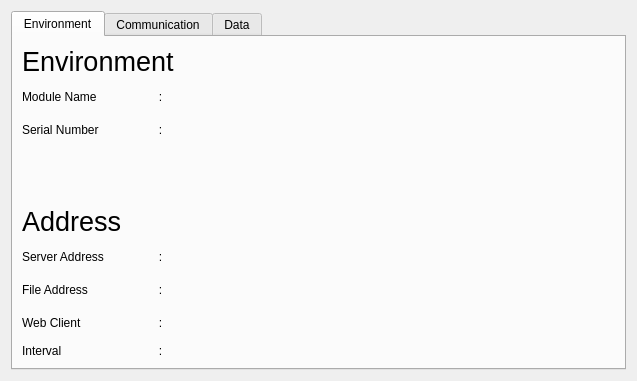
<?xml version="1.0" encoding="UTF-8"?>
<ui version="4.0">
 <class>Form_Module</class>
 <widget class="QDialog" name="Form_Module">
  <property name="geometry">
   <rect>
    <x>0</x>
    <y>0</y>
    <width>637</width>
    <height>381</height>
   </rect>
  </property>
  <property name="windowTitle">
   <string>Dialog</string>
  </property>
  <layout class="QGridLayout" name="gridLayout">
   <item row="0" column="0">
    <widget class="QTabWidget" name="tabWidget">
     <property name="currentIndex">
      <number>0</number>
     </property>
     <widget class="QWidget" name="tab_env">
      <attribute name="title">
       <string>Environment</string>
      </attribute>
      <layout class="QGridLayout" name="gridLayout_2">
       <item row="0" column="0">
        <layout class="QVBoxLayout" name="verticalLayout">
         <item>
          <widget class="QLabel" name="lbl_title_env">
           <property name="font">
            <font>
             <pointsize>20</pointsize>
            </font>
           </property>
           <property name="text">
            <string>Environment</string>
           </property>
          </widget>
         </item>
         <item>
          <layout class="QGridLayout" name="gridLayout_11">
           <item row="0" column="0">
            <widget class="QLabel" name="lbl_module_name">
             <property name="minimumSize">
              <size>
               <width>130</width>
               <height>17</height>
              </size>
             </property>
             <property name="maximumSize">
              <size>
               <width>130</width>
               <height>17</height>
              </size>
             </property>
             <property name="text">
              <string>Module Name</string>
             </property>
            </widget>
           </item>
           <item row="0" column="1">
            <widget class="QLabel" name="lbl_sc_module_name">
             <property name="minimumSize">
              <size>
               <width>5</width>
               <height>17</height>
              </size>
             </property>
             <property name="maximumSize">
              <size>
               <width>5</width>
               <height>17</height>
              </size>
             </property>
             <property name="text">
              <string>:</string>
             </property>
             <property name="alignment">
              <set>Qt::AlignCenter</set>
             </property>
            </widget>
           </item>
           <item row="0" column="2">
            <widget class="QLabel" name="le_module_name">
             <property name="minimumSize">
              <size>
               <width>141</width>
               <height>27</height>
              </size>
             </property>
             <property name="text">
              <string/>
             </property>
            </widget>
           </item>
           <item row="1" column="0">
            <widget class="QLabel" name="lbl_serial_number">
             <property name="minimumSize">
              <size>
               <width>130</width>
               <height>17</height>
              </size>
             </property>
             <property name="maximumSize">
              <size>
               <width>130</width>
               <height>17</height>
              </size>
             </property>
             <property name="text">
              <string>Serial Number</string>
             </property>
            </widget>
           </item>
           <item row="1" column="1">
            <widget class="QLabel" name="lbl_sc_serial_number">
             <property name="minimumSize">
              <size>
               <width>5</width>
               <height>17</height>
              </size>
             </property>
             <property name="maximumSize">
              <size>
               <width>5</width>
               <height>17</height>
              </size>
             </property>
             <property name="text">
              <string>:</string>
             </property>
             <property name="alignment">
              <set>Qt::AlignCenter</set>
             </property>
            </widget>
           </item>
           <item row="1" column="2">
            <widget class="QLabel" name="le_serial_number">
             <property name="minimumSize">
              <size>
               <width>141</width>
               <height>27</height>
              </size>
             </property>
             <property name="text">
              <string/>
             </property>
            </widget>
           </item>
          </layout>
         </item>
         <item>
          <spacer name="verticalSpacer_environment">
           <property name="orientation">
            <enum>Qt::Vertical</enum>
           </property>
           <property name="sizeHint" stdset="0">
            <size>
             <width>20</width>
             <height>40</height>
            </size>
           </property>
          </spacer>
         </item>
         <item>
          <widget class="QLabel" name="lbl_title_env_addr">
           <property name="font">
            <font>
             <pointsize>20</pointsize>
            </font>
           </property>
           <property name="text">
            <string>Address</string>
           </property>
          </widget>
         </item>
         <item>
          <layout class="QGridLayout" name="gridLayout_12">
           <item row="1" column="0">
            <widget class="QLabel" name="lbl_file_address">
             <property name="minimumSize">
              <size>
               <width>130</width>
               <height>17</height>
              </size>
             </property>
             <property name="maximumSize">
              <size>
               <width>130</width>
               <height>17</height>
              </size>
             </property>
             <property name="text">
              <string>File Address</string>
             </property>
            </widget>
           </item>
           <item row="1" column="1">
            <widget class="QLabel" name="lbl_sc_file_address">
             <property name="minimumSize">
              <size>
               <width>5</width>
               <height>17</height>
              </size>
             </property>
             <property name="maximumSize">
              <size>
               <width>5</width>
               <height>17</height>
              </size>
             </property>
             <property name="text">
              <string>:</string>
             </property>
             <property name="alignment">
              <set>Qt::AlignCenter</set>
             </property>
            </widget>
           </item>
           <item row="1" column="2">
            <widget class="QLabel" name="le_file_address">
             <property name="minimumSize">
              <size>
               <width>141</width>
               <height>27</height>
              </size>
             </property>
             <property name="text">
              <string/>
             </property>
            </widget>
           </item>
           <item row="0" column="1">
            <widget class="QLabel" name="lbl_sc_server_address">
             <property name="minimumSize">
              <size>
               <width>5</width>
               <height>17</height>
              </size>
             </property>
             <property name="maximumSize">
              <size>
               <width>5</width>
               <height>17</height>
              </size>
             </property>
             <property name="text">
              <string>:</string>
             </property>
             <property name="alignment">
              <set>Qt::AlignCenter</set>
             </property>
            </widget>
           </item>
           <item row="0" column="0">
            <widget class="QLabel" name="lbl_server_address">
             <property name="minimumSize">
              <size>
               <width>130</width>
               <height>17</height>
              </size>
             </property>
             <property name="maximumSize">
              <size>
               <width>130</width>
               <height>17</height>
              </size>
             </property>
             <property name="text">
              <string>Server Address</string>
             </property>
            </widget>
           </item>
           <item row="0" column="2">
            <widget class="QLabel" name="le_server_address">
             <property name="minimumSize">
              <size>
               <width>141</width>
               <height>27</height>
              </size>
             </property>
             <property name="text">
              <string/>
             </property>
            </widget>
           </item>
           <item row="2" column="0">
            <widget class="QLabel" name="lbl_web_client">
             <property name="minimumSize">
              <size>
               <width>130</width>
               <height>17</height>
              </size>
             </property>
             <property name="maximumSize">
              <size>
               <width>130</width>
               <height>17</height>
              </size>
             </property>
             <property name="text">
              <string>Web Client</string>
             </property>
            </widget>
           </item>
           <item row="2" column="1">
            <widget class="QLabel" name="lbl_sc_web_client">
             <property name="minimumSize">
              <size>
               <width>5</width>
               <height>17</height>
              </size>
             </property>
             <property name="maximumSize">
              <size>
               <width>5</width>
               <height>17</height>
              </size>
             </property>
             <property name="text">
              <string>:</string>
             </property>
             <property name="alignment">
              <set>Qt::AlignCenter</set>
             </property>
            </widget>
           </item>
           <item row="2" column="2">
            <widget class="QLabel" name="le_web_client">
             <property name="minimumSize">
              <size>
               <width>141</width>
               <height>27</height>
              </size>
             </property>
             <property name="text">
              <string/>
             </property>
            </widget>
           </item>
           <item row="3" column="0">
            <widget class="QLabel" name="lbl_interval">
             <property name="text">
              <string>Interval</string>
             </property>
            </widget>
           </item>
           <item row="3" column="2">
            <widget class="QLabel" name="le_interval">
             <property name="text">
              <string/>
             </property>
            </widget>
           </item>
           <item row="3" column="1">
            <widget class="QLabel" name="lbl_sc_interval">
             <property name="minimumSize">
              <size>
               <width>5</width>
               <height>17</height>
              </size>
             </property>
             <property name="maximumSize">
              <size>
               <width>5</width>
               <height>17</height>
              </size>
             </property>
             <property name="text">
              <string>:</string>
             </property>
             <property name="alignment">
              <set>Qt::AlignCenter</set>
             </property>
            </widget>
           </item>
          </layout>
         </item>
        </layout>
       </item>
      </layout>
     </widget>
     <widget class="QWidget" name="tab_gsm">
      <attribute name="title">
       <string>Communication</string>
      </attribute>
      <layout class="QGridLayout" name="gridLayout_3">
       <item row="0" column="0">
        <layout class="QHBoxLayout" name="horizontalLayout">
         <item>
          <layout class="QGridLayout" name="gridLayout_7">
           <item row="0" column="0">
            <widget class="QLabel" name="lbl_title_gsm_1">
             <property name="text">
              <string>&lt;html&gt;&lt;head/&gt;&lt;body&gt;&lt;p&gt;&lt;span style=&quot; font-size:18pt;&quot;&gt;GSM 1&lt;/span&gt;&lt;/p&gt;&lt;/body&gt;&lt;/html&gt;</string>
             </property>
            </widget>
           </item>
           <item row="1" column="0">
            <layout class="QGridLayout" name="gridLayout_6">
             <property name="topMargin">
              <number>10</number>
             </property>
             <item row="0" column="0">
              <widget class="QLabel" name="lbl_status_1">
               <property name="minimumSize">
                <size>
                 <width>130</width>
                 <height>17</height>
                </size>
               </property>
               <property name="maximumSize">
                <size>
                 <width>130</width>
                 <height>17</height>
                </size>
               </property>
               <property name="text">
                <string>Status</string>
               </property>
              </widget>
             </item>
             <item row="2" column="0">
              <widget class="QLabel" name="lbl_device_name_1">
               <property name="minimumSize">
                <size>
                 <width>130</width>
                 <height>17</height>
                </size>
               </property>
               <property name="maximumSize">
                <size>
                 <width>130</width>
                 <height>17</height>
                </size>
               </property>
               <property name="text">
                <string>Device Name</string>
               </property>
              </widget>
             </item>
             <item row="0" column="1">
              <widget class="QLabel" name="lbl_sc_status_1">
               <property name="minimumSize">
                <size>
                 <width>5</width>
                 <height>17</height>
                </size>
               </property>
               <property name="maximumSize">
                <size>
                 <width>5</width>
                 <height>17</height>
                </size>
               </property>
               <property name="text">
                <string>:</string>
               </property>
              </widget>
             </item>
             <item row="6" column="1">
              <widget class="QLabel" name="lbl_sc_username_1">
               <property name="minimumSize">
                <size>
                 <width>5</width>
                 <height>17</height>
                </size>
               </property>
               <property name="maximumSize">
                <size>
                 <width>5</width>
                 <height>17</height>
                </size>
               </property>
               <property name="text">
                <string>:</string>
               </property>
              </widget>
             </item>
             <item row="4" column="1">
              <widget class="QLabel" name="lbl_sc_number_1">
               <property name="minimumSize">
                <size>
                 <width>5</width>
                 <height>17</height>
                </size>
               </property>
               <property name="maximumSize">
                <size>
                 <width>5</width>
                 <height>17</height>
                </size>
               </property>
               <property name="text">
                <string>:</string>
               </property>
              </widget>
             </item>
             <item row="2" column="1">
              <widget class="QLabel" name="lbl_sc_device_name_1">
               <property name="minimumSize">
                <size>
                 <width>5</width>
                 <height>17</height>
                </size>
               </property>
               <property name="maximumSize">
                <size>
                 <width>5</width>
                 <height>17</height>
                </size>
               </property>
               <property name="text">
                <string>:</string>
               </property>
              </widget>
             </item>
             <item row="1" column="0">
              <widget class="QLabel" name="lbl_operator_1">
               <property name="minimumSize">
                <size>
                 <width>130</width>
                 <height>17</height>
                </size>
               </property>
               <property name="maximumSize">
                <size>
                 <width>130</width>
                 <height>17</height>
                </size>
               </property>
               <property name="text">
                <string>Operator</string>
               </property>
              </widget>
             </item>
             <item row="5" column="2">
              <widget class="QLabel" name="le_apn_1">
               <property name="minimumSize">
                <size>
                 <width>141</width>
                 <height>27</height>
                </size>
               </property>
              </widget>
             </item>
             <item row="1" column="2">
              <widget class="QLabel" name="le_operator_1">
               <property name="minimumSize">
                <size>
                 <width>141</width>
                 <height>27</height>
                </size>
               </property>
              </widget>
             </item>
             <item row="0" column="2">
              <widget class="QLabel" name="le_status_1">
               <property name="minimumSize">
                <size>
                 <width>141</width>
                 <height>27</height>
                </size>
               </property>
              </widget>
             </item>
             <item row="4" column="0">
              <widget class="QLabel" name="lbl_number_1">
               <property name="minimumSize">
                <size>
                 <width>130</width>
                 <height>17</height>
                </size>
               </property>
               <property name="maximumSize">
                <size>
                 <width>130</width>
                 <height>17</height>
                </size>
               </property>
               <property name="text">
                <string>Number</string>
               </property>
              </widget>
             </item>
             <item row="6" column="0">
              <widget class="QLabel" name="lbl_username_1">
               <property name="minimumSize">
                <size>
                 <width>130</width>
                 <height>17</height>
                </size>
               </property>
               <property name="maximumSize">
                <size>
                 <width>130</width>
                 <height>17</height>
                </size>
               </property>
               <property name="text">
                <string>User name</string>
               </property>
              </widget>
             </item>
             <item row="3" column="2">
              <widget class="QLabel" name="le_communication_1">
               <property name="minimumSize">
                <size>
                 <width>141</width>
                 <height>27</height>
                </size>
               </property>
              </widget>
             </item>
             <item row="6" column="2">
              <widget class="QLabel" name="le_username_1">
               <property name="enabled">
                <bool>true</bool>
               </property>
               <property name="minimumSize">
                <size>
                 <width>141</width>
                 <height>27</height>
                </size>
               </property>
              </widget>
             </item>
             <item row="7" column="0">
              <widget class="QLabel" name="lbl_password_1">
               <property name="minimumSize">
                <size>
                 <width>130</width>
                 <height>17</height>
                </size>
               </property>
               <property name="maximumSize">
                <size>
                 <width>130</width>
                 <height>17</height>
                </size>
               </property>
               <property name="text">
                <string>Password</string>
               </property>
              </widget>
             </item>
             <item row="7" column="2">
              <widget class="QLabel" name="le_password_1">
               <property name="minimumSize">
                <size>
                 <width>141</width>
                 <height>27</height>
                </size>
               </property>
              </widget>
             </item>
             <item row="1" column="1">
              <widget class="QLabel" name="lbl_sc_operator_1">
               <property name="minimumSize">
                <size>
                 <width>5</width>
                 <height>17</height>
                </size>
               </property>
               <property name="maximumSize">
                <size>
                 <width>5</width>
                 <height>17</height>
                </size>
               </property>
               <property name="text">
                <string>:</string>
               </property>
              </widget>
             </item>
             <item row="4" column="2">
              <widget class="QLabel" name="le_number_1">
               <property name="enabled">
                <bool>true</bool>
               </property>
               <property name="minimumSize">
                <size>
                 <width>141</width>
                 <height>27</height>
                </size>
               </property>
              </widget>
             </item>
             <item row="2" column="2">
              <widget class="QLabel" name="le_device_name_1">
               <property name="minimumSize">
                <size>
                 <width>141</width>
                 <height>27</height>
                </size>
               </property>
              </widget>
             </item>
             <item row="3" column="0">
              <widget class="QLabel" name="lbl_communication_1">
               <property name="minimumSize">
                <size>
                 <width>130</width>
                 <height>17</height>
                </size>
               </property>
               <property name="maximumSize">
                <size>
                 <width>130</width>
                 <height>17</height>
                </size>
               </property>
               <property name="text">
                <string>Communication</string>
               </property>
              </widget>
             </item>
             <item row="3" column="1">
              <widget class="QLabel" name="lbl_sc_communication_1">
               <property name="minimumSize">
                <size>
                 <width>5</width>
                 <height>17</height>
                </size>
               </property>
               <property name="maximumSize">
                <size>
                 <width>5</width>
                 <height>17</height>
                </size>
               </property>
               <property name="text">
                <string>:</string>
               </property>
              </widget>
             </item>
             <item row="5" column="0">
              <widget class="QLabel" name="lbl_apn_1">
               <property name="minimumSize">
                <size>
                 <width>130</width>
                 <height>17</height>
                </size>
               </property>
               <property name="maximumSize">
                <size>
                 <width>130</width>
                 <height>17</height>
                </size>
               </property>
               <property name="text">
                <string>APN</string>
               </property>
              </widget>
             </item>
             <item row="7" column="1">
              <widget class="QLabel" name="lbl_sc_password_1">
               <property name="minimumSize">
                <size>
                 <width>5</width>
                 <height>17</height>
                </size>
               </property>
               <property name="maximumSize">
                <size>
                 <width>5</width>
                 <height>17</height>
                </size>
               </property>
               <property name="text">
                <string>:</string>
               </property>
              </widget>
             </item>
             <item row="5" column="1">
              <widget class="QLabel" name="lbl_sc_apn_1">
               <property name="minimumSize">
                <size>
                 <width>5</width>
                 <height>17</height>
                </size>
               </property>
               <property name="maximumSize">
                <size>
                 <width>5</width>
                 <height>17</height>
                </size>
               </property>
               <property name="text">
                <string>:</string>
               </property>
              </widget>
             </item>
            </layout>
           </item>
          </layout>
         </item>
         <item>
          <spacer name="horizontalSpacer_2">
           <property name="orientation">
            <enum>Qt::Horizontal</enum>
           </property>
           <property name="sizeHint" stdset="0">
            <size>
             <width>40</width>
             <height>20</height>
            </size>
           </property>
          </spacer>
         </item>
         <item>
          <layout class="QGridLayout" name="gridLayout_8">
           <item row="1" column="0">
            <layout class="QGridLayout" name="gridLayout_9">
             <property name="topMargin">
              <number>10</number>
             </property>
             <item row="2" column="1">
              <widget class="QLabel" name="lbl_sc_device_name_2">
               <property name="maximumSize">
                <size>
                 <width>5</width>
                 <height>17</height>
                </size>
               </property>
               <property name="text">
                <string>:</string>
               </property>
              </widget>
             </item>
             <item row="6" column="0">
              <widget class="QLabel" name="lbl_username_2">
               <property name="minimumSize">
                <size>
                 <width>130</width>
                 <height>17</height>
                </size>
               </property>
               <property name="maximumSize">
                <size>
                 <width>130</width>
                 <height>17</height>
                </size>
               </property>
               <property name="text">
                <string>User name</string>
               </property>
              </widget>
             </item>
             <item row="4" column="0">
              <widget class="QLabel" name="lbl_number_2">
               <property name="minimumSize">
                <size>
                 <width>130</width>
                 <height>17</height>
                </size>
               </property>
               <property name="maximumSize">
                <size>
                 <width>130</width>
                 <height>17</height>
                </size>
               </property>
               <property name="text">
                <string>Number</string>
               </property>
              </widget>
             </item>
             <item row="4" column="1">
              <widget class="QLabel" name="lbl_sc_number_2">
               <property name="maximumSize">
                <size>
                 <width>5</width>
                 <height>17</height>
                </size>
               </property>
               <property name="text">
                <string>:</string>
               </property>
              </widget>
             </item>
             <item row="3" column="0">
              <widget class="QLabel" name="lbl_communication_2">
               <property name="minimumSize">
                <size>
                 <width>130</width>
                 <height>17</height>
                </size>
               </property>
               <property name="maximumSize">
                <size>
                 <width>130</width>
                 <height>17</height>
                </size>
               </property>
               <property name="text">
                <string>Communication</string>
               </property>
              </widget>
             </item>
             <item row="3" column="1">
              <widget class="QLabel" name="lbl_sc_communication_2">
               <property name="maximumSize">
                <size>
                 <width>5</width>
                 <height>17</height>
                </size>
               </property>
               <property name="text">
                <string>:</string>
               </property>
              </widget>
             </item>
             <item row="1" column="0">
              <widget class="QLabel" name="lbl_operator_2">
               <property name="minimumSize">
                <size>
                 <width>130</width>
                 <height>17</height>
                </size>
               </property>
               <property name="maximumSize">
                <size>
                 <width>130</width>
                 <height>17</height>
                </size>
               </property>
               <property name="text">
                <string>Operator</string>
               </property>
              </widget>
             </item>
             <item row="1" column="1">
              <widget class="QLabel" name="lbl_sc_operator_2">
               <property name="maximumSize">
                <size>
                 <width>5</width>
                 <height>17</height>
                </size>
               </property>
               <property name="text">
                <string>:</string>
               </property>
              </widget>
             </item>
             <item row="4" column="2">
              <widget class="QLabel" name="le_number_2">
               <property name="minimumSize">
                <size>
                 <width>141</width>
                 <height>27</height>
                </size>
               </property>
              </widget>
             </item>
             <item row="2" column="2">
              <widget class="QLabel" name="le_device_name_2">
               <property name="minimumSize">
                <size>
                 <width>141</width>
                 <height>27</height>
                </size>
               </property>
              </widget>
             </item>
             <item row="3" column="2">
              <widget class="QLabel" name="le_communication_2">
               <property name="minimumSize">
                <size>
                 <width>141</width>
                 <height>27</height>
                </size>
               </property>
              </widget>
             </item>
             <item row="1" column="2">
              <widget class="QLabel" name="le_operator_2">
               <property name="minimumSize">
                <size>
                 <width>141</width>
                 <height>27</height>
                </size>
               </property>
              </widget>
             </item>
             <item row="0" column="2">
              <widget class="QLabel" name="le_status_2">
               <property name="minimumSize">
                <size>
                 <width>141</width>
                 <height>27</height>
                </size>
               </property>
              </widget>
             </item>
             <item row="2" column="0">
              <widget class="QLabel" name="lbl_device_name_2">
               <property name="minimumSize">
                <size>
                 <width>130</width>
                 <height>17</height>
                </size>
               </property>
               <property name="maximumSize">
                <size>
                 <width>130</width>
                 <height>17</height>
                </size>
               </property>
               <property name="text">
                <string>Device Name</string>
               </property>
              </widget>
             </item>
             <item row="0" column="0">
              <widget class="QLabel" name="lbl_status_2">
               <property name="minimumSize">
                <size>
                 <width>130</width>
                 <height>17</height>
                </size>
               </property>
               <property name="maximumSize">
                <size>
                 <width>130</width>
                 <height>17</height>
                </size>
               </property>
               <property name="text">
                <string>Status</string>
               </property>
              </widget>
             </item>
             <item row="6" column="2">
              <widget class="QLabel" name="le_username_2">
               <property name="minimumSize">
                <size>
                 <width>141</width>
                 <height>27</height>
                </size>
               </property>
              </widget>
             </item>
             <item row="7" column="1">
              <widget class="QLabel" name="lbl_sc_password_2">
               <property name="maximumSize">
                <size>
                 <width>5</width>
                 <height>17</height>
                </size>
               </property>
               <property name="text">
                <string>:</string>
               </property>
              </widget>
             </item>
             <item row="7" column="0">
              <widget class="QLabel" name="lbl_passsword_2">
               <property name="minimumSize">
                <size>
                 <width>130</width>
                 <height>17</height>
                </size>
               </property>
               <property name="maximumSize">
                <size>
                 <width>130</width>
                 <height>17</height>
                </size>
               </property>
               <property name="text">
                <string>Password</string>
               </property>
              </widget>
             </item>
             <item row="6" column="1">
              <widget class="QLabel" name="lbl_sc_username_2">
               <property name="maximumSize">
                <size>
                 <width>5</width>
                 <height>17</height>
                </size>
               </property>
               <property name="text">
                <string>:</string>
               </property>
              </widget>
             </item>
             <item row="0" column="1">
              <widget class="QLabel" name="lbl_sc_status_2">
               <property name="maximumSize">
                <size>
                 <width>5</width>
                 <height>17</height>
                </size>
               </property>
               <property name="text">
                <string>:</string>
               </property>
              </widget>
             </item>
             <item row="5" column="2">
              <widget class="QLabel" name="le_apn_2">
               <property name="minimumSize">
                <size>
                 <width>141</width>
                 <height>27</height>
                </size>
               </property>
              </widget>
             </item>
             <item row="5" column="1">
              <widget class="QLabel" name="lbl_sc_apn_2">
               <property name="maximumSize">
                <size>
                 <width>5</width>
                 <height>17</height>
                </size>
               </property>
               <property name="text">
                <string>:</string>
               </property>
              </widget>
             </item>
             <item row="5" column="0">
              <widget class="QLabel" name="lbl_apn_2">
               <property name="minimumSize">
                <size>
                 <width>130</width>
                 <height>17</height>
                </size>
               </property>
               <property name="maximumSize">
                <size>
                 <width>130</width>
                 <height>17</height>
                </size>
               </property>
               <property name="text">
                <string>APN</string>
               </property>
              </widget>
             </item>
             <item row="7" column="2">
              <widget class="QLabel" name="le_passwd_2">
               <property name="minimumSize">
                <size>
                 <width>141</width>
                 <height>27</height>
                </size>
               </property>
              </widget>
             </item>
            </layout>
           </item>
           <item row="0" column="0">
            <widget class="QLabel" name="lbl_title_gsm_2">
             <property name="text">
              <string>&lt;html&gt;&lt;head/&gt;&lt;body&gt;&lt;p&gt;&lt;span style=&quot; font-size:18pt;&quot;&gt;GSM 2&lt;/span&gt;&lt;/p&gt;&lt;/body&gt;&lt;/html&gt;</string>
             </property>
            </widget>
           </item>
          </layout>
         </item>
        </layout>
       </item>
      </layout>
     </widget>
     <widget class="QWidget" name="tab_data">
      <attribute name="title">
       <string>Data</string>
      </attribute>
      <layout class="QGridLayout" name="gridLayout_4">
       <item row="0" column="0">
        <widget class="QTableView" name="table_data"/>
       </item>
      </layout>
     </widget>
    </widget>
   </item>
  </layout>
 </widget>
 <resources/>
 <connections/>
</ui>
